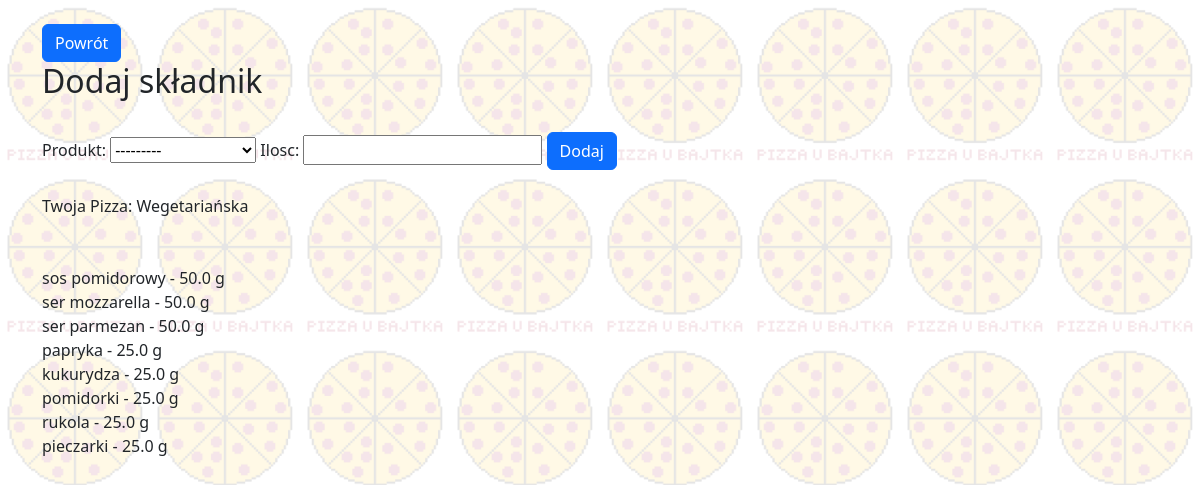
Page /add_indigrient_to_pizza on the committed database.
### Pizzeria/models.py (models this page shows)
class Pizza(models.Model):
    name = models.CharField(max_length=256, unique=True, null=False)
    price = models.PositiveIntegerField(null=False)
    def __str__(self):
        return self.name

class Ingredient(models.Model):
    product = models.ForeignKey(Product, null=True, on_delete=models.SET_NULL)
    pizza = models.ForeignKey(Pizza, null=True, on_delete=models.SET_NULL)
    amount = models.FloatField(null=False)
    def __str__(self):
        return self.product.name + ' - ' +  str(self.amount) +' g '

class Product(models.Model):
    name = models.CharField(max_length=256, unique=True, null=False)
    volume = models.FloatField(null=False)
    def __str__(self):
        return self.name

### Pizzeria/views.py (the view, shortened to what this page needs)
# urls.py: path('add_indigrient_to_pizza', views.add_indigrient_to_pizza, name="add_indigrient_to_pizza"),
def add_indigrient_to_pizza(request):
    form = EditProductForm()
    pizza = Pizza.objects.all().last()
    return render(request, 'add_indigrient_to_pizza.html', {'pizza': pizza, 'form': form, 'all': Ingredient.objects.filter(pizza=pizza)})

### Pizzeria/forms.py
class EditProductForm(forms.Form):
    Produkt = forms.ModelChoiceField(queryset=Product.objects.all())
    Ilosc = forms.FloatField()

### Pizzeria/templates/add_indigrient_to_pizza.html (shortened to what this page needs)
{% extends 'base.html' %}
{% block content %}
<br>
<a href="{% url 'home' %}" class="btn btn-primary" role="button">Powrót</a>
<br>
<h2>Dodaj składnik</h2>
<br>
<form action="" method="POST">
    {{ form }}
    <input type="submit"  class="btn btn-primary"name="Submit" value="Dodaj">
</form>
<br>
Twoja Pizza: {{ pizza }}
<br>
<br>
{% for indigrient in all %}
    <br>
    {{ indigrient }}
{% endfor %}
<br><br>
{% endblock %}

### rows in the picture
Pizza: name "Wegetariańska"
Ingredient: product+amount "sos pomidorowy - 50.0 g"
Ingredient: product+amount "ser mozzarella - 50.0 g"
Ingredient: product+amount "ser parmezan - 50.0 g"
Ingredient: product+amount "papryka - 25.0 g"
Ingredient: product+amount "kukurydza - 25.0 g"
Ingredient: product+amount "pomidorki - 25.0 g"
Ingredient: product+amount "rukola - 25.0 g"
Ingredient: product+amount "pieczarki - 25.0 g"
